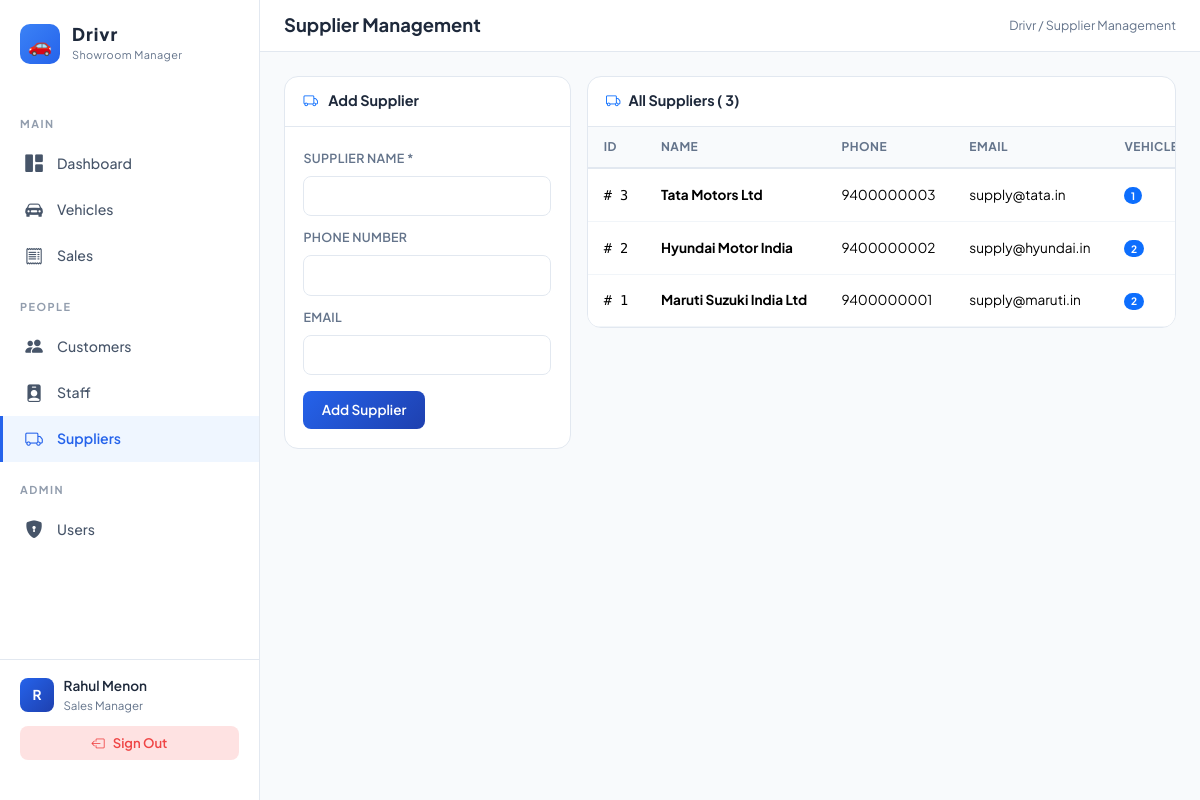
/pages/suppliers.php (signed in), run on the app's committed database.
### tables this page shows
CREATE TABLE IF NOT EXISTS SUPPLIER (
    Supplier_ID INT AUTO_INCREMENT PRIMARY KEY,
    S_Name VARCHAR(100) NOT NULL,
    Phone_No VARCHAR(15),
    Email VARCHAR(100)
);

### pages/suppliers.php (the view, shortened to what this page needs)
<?php
require_once '../includes/db.php';
$editData = null;
$suppliers = $conn->query("
    SELECT s.*, COUNT(v.VIN) AS vehicle_count
    FROM SUPPLIER s LEFT JOIN VEHICLE v ON s.Supplier_ID=v.Supplier_ID
    GROUP BY s.Supplier_ID ORDER BY s.Supplier_ID DESC
");
require_once '../includes/header.php';
?>
<div class="row g-3">
    <div class="col-lg-4">
        <div class="card-vsms">
            <div class="card-header"><i class="bi-truck me-2 text-primary"></i>
                <?= $editData ? 'Edit' : 'Add'?> Supplier
            </div>
            <div class="card-body">
                <form method="POST">
                    <div class="mb-2">
                        <label class="form-label">Supplier Name *</label>
                        <input type="text" name="s_name" class="form-control" required
                            value="<?= htmlspecialchars($editData['S_Name'] ?? '')?>">
                    </div>
                    <div class="mb-2">
                        <label class="form-label">Phone Number</label>
                        <input type="text" name="phone_no" class="form-control" maxlength="15"
                            value="<?= htmlspecialchars($editData['Phone_No'] ?? '')?>">
                    </div>
                    <div class="mb-3">
                        <label class="form-label">Email</label>
                        <input type="email" name="email" class="form-control"
                            value="<?= htmlspecialchars($editData['Email'] ?? '')?>">
                    </div>
                    <div class="d-flex gap-2">
                        <button type="submit" class="btn btn-primary-vsms">
                            <?= $editData ? 'Update' : 'Add Supplier'?>
                        </button>
                    </div>
                </form>
            </div>
        </div>
    </div>
    <div class="col-lg-8">
        <div class="card-vsms">
            <div class="card-header"><i class="bi-truck me-2 text-primary"></i>All Suppliers (
                <?= $suppliers->num_rows?>)
            </div>
            <div class="card-body p-0">
                <?php if ($suppliers->num_rows > 0): ?>
                <table class="table table-vsms mb-0">
                    <thead>
                        <tr>
                            <th>ID</th>
                            <th>Name</th>
                            <th>Phone</th>
                            <th>Email</th>
                            <th>Vehicles</th>
                        </tr>
                    </thead>
                    <tbody>
                        <?php while ($s = $suppliers->fetch_assoc()): ?>
                        <tr>
                            <td style="font-family:'DM Mono',monospace;">#
                                <?= $s['Supplier_ID']?>
                            </td>
                            <td><strong>
                                    <?= htmlspecialchars($s['S_Name'])?>
                                </strong></td>
                            <td>
                                <?= htmlspecialchars($s['Phone_No'] ?? '—')?>
                            </td>
                            <td>
                                <?= htmlspecialchars($s['Email'] ?? '—')?>
                            </td>
                            <td><span class="badge bg-primary rounded-pill">
                                    <?= $s['vehicle_count']?>
                                </span></td>
                        </tr>
                        <?php
    endwhile; ?>
                    </tbody>
                </table>
                <?php
else: ?>
                <div class="empty-state"><i class="bi-truck"></i>
                    <p>No suppliers found.</p>
                </div>
                <?php
endif; ?>
            </div>
        </div>
    </div>
</div>
<?php require_once '../includes/footer.php'; ?>

### includes/header.php (style rules this page uses)
:root { --primary: #2563eb; --primary-light: #3b82f6; --primary-dark: #1d4ed8; --accent: #1e40af; --bg: #f8fafc; --sidebar-bg: #ffffff; --sidebar-text: #475569; --sidebar-active: #2563eb; --card-bg: #ffffff; --text: #1e293b; --text-muted: #64748b; --border: #e2e8f0; --success: #16a34a; --danger: #dc2626; --warning: #d97706; }
* { margin: 0; padding: 0; box-sizing: border-box; }
body { font-family: 'Plus Jakarta Sans', sans-serif; background: var(--bg); color: var(--text); min-height: 100vh; display: flex; }
.card-vsms { background: var(--card-bg); border-radius: 14px; border: 1px solid var(--border); overflow: hidden; transition: box-shadow 0.2s; }
.card-vsms .card-header { background: transparent; border-bottom: 1px solid var(--border); padding: 0.85rem 1.15rem; font-weight: 700; font-size: 0.9rem; color: var(--text); }
.card-vsms .card-body { padding: 1.15rem; }
.card-vsms .card-body.p-0 { overflow-x: auto; }
.table-vsms { font-size: 0.85rem; margin-bottom: 0; min-width: 720px; }
.table-vsms thead th { background: #f8fafc; border-bottom: 2px solid var(--border); font-weight: 700; font-size: 0.75rem; text-transform: uppercase; letter-spacing: 0.5px; color: var(--text-muted); padding: 0.7rem 1rem; white-space: nowrap; }
.table-vsms tbody td { padding: 0.65rem 1rem; vertical-align: middle; border-bottom: 1px solid #f1f5f9; }
.btn-primary-vsms { background: linear-gradient(135deg, var(--primary), var(--accent)); border: none; color: #fff; font-weight: 600; font-size: 0.85rem; border-radius: 8px; padding: 0.55rem 1.15rem; transition: all 0.2s; }
.form-label { font-weight: 600; font-size: 0.78rem; color: var(--text-muted); text-transform: uppercase; letter-spacing: 0.3px; }
.form-control, .form-select { border-radius: 8px; border: 1.5px solid var(--border); font-size: 0.88rem; padding: 0.55rem 0.85rem; }

### data on the page
supplier: Supplier_ID "3", S_Name "Tata Motors Ltd", Phone_No "9400000003", Email "supply@tata.in", vehicle_count "1"
supplier: Supplier_ID "2", S_Name "Hyundai Motor India", Phone_No "9400000002", Email "supply@hyundai.in", vehicle_count "2"
supplier: Supplier_ID "1", S_Name "Maruti Suzuki India Ltd", Phone_No "9400000001", Email "supply@maruti.in", vehicle_count "2"

### other printed values
substr($_SESSION['name'] ?? 'U', 0, 1) "R"
$_SESSION['name'] "Rahul Menon"
$_SESSION['designation'] "Sales Manager"
$pageTitle "Supplier Management"
$suppliers->num_rows "3"
